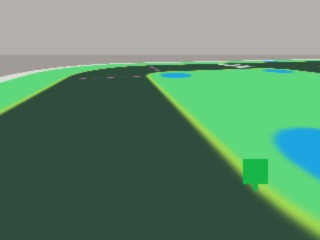
#> input picture road_ai_v1/kit/data/images/T_east_005.jpg, 320 x 240 px
$ python -i lane_pipeline.py   (imports and definitions only)   (older library calls are emulated)
#> lines starting #> are read from the running program, lines starting #| are printed output that depends on the picture; after the words box and inside, x2 and y2 are one past the last pixel; in counts of white or black regions, pixels touching at a corner belong together
#> further down, picture is the input picture: shape (240, 320, 3); mean B, G, R 106.4, 134.7, 93.3
#!/usr/bin/env python3
"""카메라 이미지 -> 어안 보정 -> cm 단위 버드아이 -> 왼쪽/중앙/오른쪽 선 검출 (직선/코너).

사용법:
    python3 lane_pipeline.py                        # raw_640.jpg, 외곽 도로(26cm)
    python3 lane_pipeline.py --input corner_01.jpg  # 다른 이미지
    python3 lane_pipeline.py --capture --input x.jpg  # 카메라로 새로 촬영 후 처리
    python3 lane_pipeline.py --road cross           # 십자 교차로 도로(21cm)
결과 이미지는 <입력파일이름>_*.jpg 로 저장된다.

캘리브레이션 값은 calibrate_checkerboard.py 가 만든 calib_checkerboard.npz 를 쓴다.
캘리브레이션 이미지와 같은 조건(Picamera2 640x480 video config + 180도 flip)으로 촬영해야 한다.

지면 평면 추정 (--setup, 직선 도로에서 1회):
  두 차선의 소실점 -> 도로 진행 방향 d, 카메라 roll=0 가정 -> 지면 법선 n,
  두 차선 안쪽 경계 간격 = 도로폭 -> 카메라 높이 H.  결과는 ground.npz 에 저장.

선 검출 (버드아이, cm 단위):
  0) 검은 노면과 초록/노랑 영역의 경계 = 노란 선 안쪽 경계.
     (먼 곳의 노란 선은 얇고 흐려 초록과 색이 섞이므로 노란색 대신 이 경계를 쓴다)
  1) 로봇에서 가까운 경계점부터 진행 방향으로 창을 옮겨가며 추적 (코너에서도 동작)
  2) 진행 방향 기준 노면이 왼편이면 오른쪽 선, 오른편이면 왼쪽 선
  3) 안쪽 경계를 도로 쪽 법선으로 도로폭/2 옮겨 중앙선, 중앙선을 ±도로폭/2 옮겨 좌/우 선
"""
import argparse
import time
from pathlib import Path

import cv2
import numpy as np

YELLOW_LO = (20, 120, 140)
YELLOW_HI = (50, 255, 255)
COLORED_LO = (20, 100, 130)   # 초록 + 노랑 (도로 밖)
COLORED_HI = (95, 255, 255)
ROAD_V_MAX = 130              # 이보다 어두우면 노면
ROI_TOP = 0.3  # 이 비율보다 위쪽(배경)은 무시

# 실측 맵 (2026-10-30, 노란 선 안쪽 경계끼리)
ROAD_WIDTH_CM = {'outer': 26.0,         # 외곽 도로 (왼쪽)
                 'outer_bottom': 24.0,  # 외곽 도로 (아래)
                 'cross_h': 21.0,       # 십자 도로 가로 방향
                 'cross_v': 18.0}       # 십자 도로 세로 방향
DEFAULT_ROAD = 'outer'      # 도로폭을 아직 모를 때(한쪽 선만 보일 때)의 기본값
WIDTH_SNAP_CM = 2.0         # 실측 간격이 맵 도로폭과 이 이내로 맞으면 그 도로로 판단
WIDTH_MEASURE_FWD_CM = 35   # 도로폭은 이 거리 이내에서만 측정 (코너/교차로에서는 도로가 넓어짐)
PX_PER_CM = 5
BEV_LAT_CM = (-40, 40)  # 버드아이 좌우 범위 (카메라 중심 기준, +가 오른쪽)
BEV_FWD_MAX_CM = 50     # 버드아이 전방 최대 거리 (그 이상은 해상도가 낮아 신뢰도 떨어짐)

TRACE_STEP_CM = 2.0     # 선 추적 한 걸음
TRACE_RADIUS_CM = 2.5   # 추적 창 반경
TRACE_MAX_GAP = 4       # 선이 끊겨도 이 걸음 수만큼은 예측 방향으로 계속 진행
TRACE_MAX_TURN = 40     # 한 걸음에 허용하는 최대 방향 변화(도)
TRACE_MINPIX = 8
LOOKAHEAD_CM = 20       # 주행 목표점까지 거리 (pure pursuit)
BRANCH_DEG = 15         # 선이 처음 방향보다 도로 바깥쪽으로 이만큼 꺾이면 그쪽 길이 열린 것(분기)
BRANCH_START_DEG = 5    # 분기 시작점 = 꺾임이 이 각도 미만이던 마지막 지점
PAIR_TOL_CM = 5         # 좌/우 경계 간격이 도로폭 + 이 값 이내일 때만 마주 보는 짝으로 사용
                        # (코너에서 넓어지는 폭은 최대 약 2cm, T자 분기로 열린 곳은 훨씬 넓어짐)

COLORS = {'left': (255, 0, 255), 'center': (0, 255, 0), 'right': (0, 0, 255)}


# [11 lines left out: function capture, not called in this run]


def yellow_mask(img, roi_top=ROI_TOP):
#> called with roi_top = 0.3
    hsv = cv2.cvtColor(img, cv2.COLOR_BGR2HSV)
#> hsv: shape (240, 320, 3); mean H, S, V 56.7, 90, 137.1
    m = cv2.inRange(hsv, YELLOW_LO, YELLOW_HI)
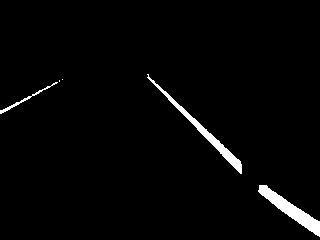
#> m: shape (240, 320); 2.3% white; 5 white regions (2 under 20 px), largest, box (x1, y1, x2, y2) and area: (258, 185, 320, 237) 856, (147, 74, 242, 174) 753, (0, 82, 58, 114) 148
    m = cv2.morphologyEx(m, cv2.MORPH_OPEN, np.ones((3, 3), np.uint8))
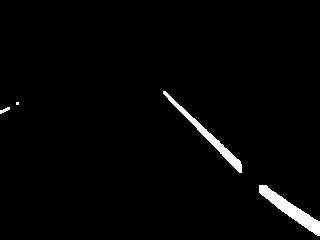
#> m: shape (240, 320); 2.1% white; 4 white regions (1 under 20 px), largest, box (x1, y1, x2, y2) and area: (259, 185, 320, 236) 853, (163, 91, 242, 173) 693, (0, 107, 10, 114) 35
    m[:int(img.shape[0] * roi_top)] = 0
    return m


# [47 lines left out: functions edge_masks, line_points, row_extent, inner_edge, undistort, not called in this run]


def homog_line(pts):
    vx, vy, x0, y0 = cv2.fitLine(pts.astype(np.float32), cv2.DIST_HUBER, 0, 0.01, 0.01).ravel()
    return np.cross([x0, y0, 1.0], [x0 + vx, y0 + vy, 1.0])


# [22 lines left out: function estimate_ground, not called in this run]


def ground_to_image(g, Kn):
    """지면 (lateral cm, forward cm, 1) -> 보정 영상 픽셀 호모그래피."""
    return Kn @ np.c_[g['e'], g['d'], -g['H'] * g['n']]


# [12 lines left out: function bev_transform, not called in this run]


def px_to_lat(u):
    return u / PX_PER_CM + BEV_LAT_CM[0]


def lat_to_px(a):
    return (a - BEV_LAT_CM[0]) * PX_PER_CM


def fwd_to_px(b):
    return int(round((BEV_FWD_MAX_CM - b) * PX_PER_CM))


def px_to_fwd(v):
    return BEV_FWD_MAX_CM - v / PX_PER_CM


def to_cm(p):
    """버드아이 픽셀 (N,2) -> 지면 cm (lat, fwd)."""
    return np.stack([px_to_lat(p[:, 0]), px_to_fwd(p[:, 1])], 1)


def unit(v):
    return v / np.maximum(np.linalg.norm(v, axis=-1, keepdims=True), 1e-9)


def left_normal(t):
    """버드아이 픽셀 좌표(y 아래)에서 진행방향 t 의 왼쪽 법선."""
    return np.stack([t[..., 1], -t[..., 0]], -1)


def tangents(pts):
    return unit(np.gradient(pts, axis=0))


# [13 lines left out: functions smooth, dist_to_polyline, not called in this run]


def near(P, c, r):
    return P[np.hypot(*(P - c).T) < r]


# [380 lines left out: functions trace_from, trace_lines, classify_line, bend_profile, branch_index, project_to_polyline and 7 more, not called in this run]


# [2 lines not run here, left out]

>>> import cv2
>>> picture = cv2.imread('../../road_ai_v1/kit/data/images/T_east_005.jpg')
>>> result = yellow_mask(picture)

$ run again, on road_ai_v1/kit/data/images/T_east_008.jpg
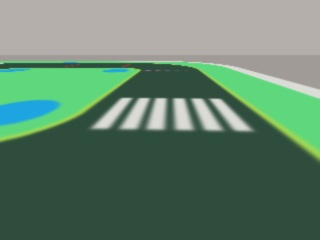
#> input picture road_ai_v1/kit/data/images/T_east_008.jpg, 320 x 240 px
#> picture is the input picture: shape (240, 320, 3); mean B, G, R 107.5, 129.1, 97.2
#> hsv: shape (240, 320, 3); mean H, S, V 55.7, 79.6, 131.2
#> in yellow_mask, `m = cv2.inRange(hsv, YELLOW_LO, YELLOW_HI)`:
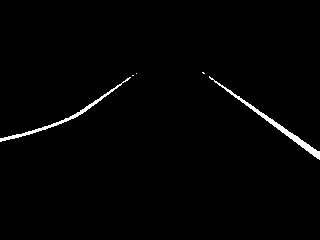
#> m: shape (240, 320); 1.3% white; 5 white regions (3 under 20 px), largest, box (x1, y1, x2, y2) and area: (209, 76, 320, 160) 562, (0, 77, 131, 142) 434
#> in yellow_mask, `m = cv2.morphologyEx(m, cv2.MORPH_OPEN, np.ones((3, 3), np.uint8))`:
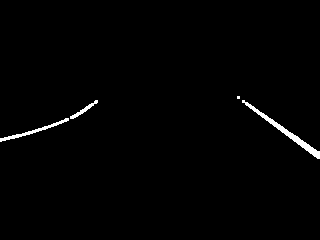
#> m: shape (240, 320); 1.1% white; 4 white regions (1 under 20 px), largest, box (x1, y1, x2, y2) and area: (242, 100, 320, 159) 468, (0, 118, 69, 142) 232, (70, 100, 98, 119) 111

$ run again, on road_ai_v1/kit/data/images/T_east_009.jpg
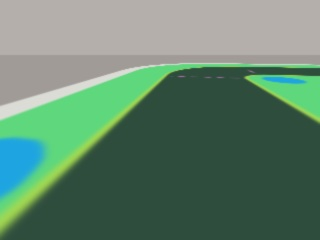
#> input picture road_ai_v1/kit/data/images/T_east_009.jpg, 320 x 240 px
#> picture is the input picture: shape (240, 320, 3); mean B, G, R 108.5, 130.5, 97.3
#> hsv: shape (240, 320, 3); mean H, S, V 54.1, 82.2, 133.3
#> in yellow_mask, `m = cv2.inRange(hsv, YELLOW_LO, YELLOW_HI)`:
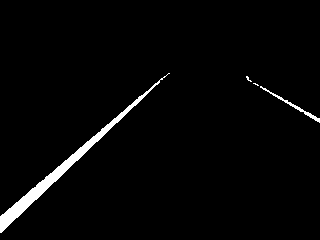
#> m: shape (240, 320); 2.4% white; 4 white regions (2 under 20 px), largest, box (x1, y1, x2, y2) and area: (0, 73, 170, 233) 1644, (260, 86, 320, 123) 185
#> in yellow_mask, `m = cv2.morphologyEx(m, cv2.MORPH_OPEN, np.ones((3, 3), np.uint8))`:
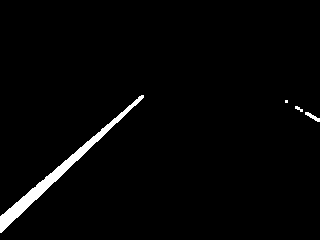
#> m: shape (240, 320); 2.2% white; 4 white regions (1 under 20 px), largest, box (x1, y1, x2, y2) and area: (0, 95, 144, 233) 1580, (305, 112, 320, 122) 60, (295, 106, 303, 112) 25

$ run again, on road_ai_v1/kit/data/images/T_east_021.jpg
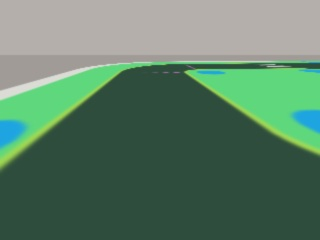
#> input picture road_ai_v1/kit/data/images/T_east_021.jpg, 320 x 240 px
#> picture is the input picture: shape (240, 320, 3); mean B, G, R 102.7, 125.5, 92
#> hsv: shape (240, 320, 3); mean H, S, V 56.4, 84, 127.4
#> in yellow_mask, `m = cv2.inRange(hsv, YELLOW_LO, YELLOW_HI)`:
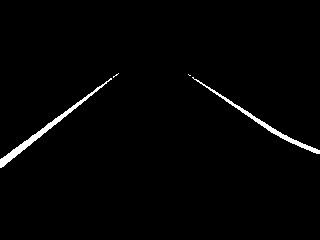
#> m: shape (240, 320); 1.6% white; 4 white regions (2 under 20 px), largest, box (x1, y1, x2, y2) and area: (0, 78, 112, 168) 662, (192, 77, 320, 154) 528
#> in yellow_mask, `m = cv2.morphologyEx(m, cv2.MORPH_OPEN, np.ones((3, 3), np.uint8))`:
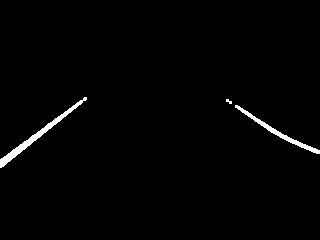
#> m: shape (240, 320); 1.3% white; 3 white regions (1 under 20 px), largest, box (x1, y1, x2, y2) and area: (0, 97, 87, 168) 589, (235, 105, 320, 154) 413
